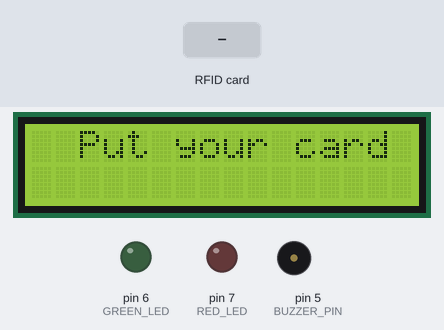
A sketch run on a simulated Arduino Uno, built with avr-gcc and run on an emulated ATmega328P. On the bench: 16×2 character LCD, output pins drawn as LEDs (lit = HIGH), buzzer (waves = sounding, pin HIGH). The inputs (shaded band) are chosen by the test bench. Pins used as bus, display or sensor lines are not drawn; what the sketch prints to the serial monitor is not drawn.

Above: at 1.3 s.
1.4 s: RFID card BC 0A D5 05 held to the reader
At 1.5 s:
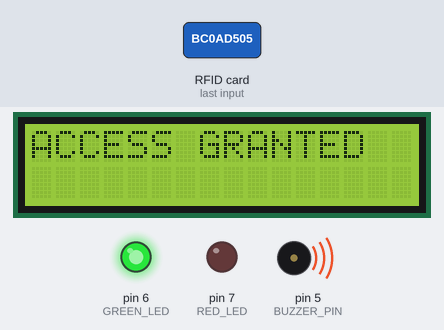
At 3.1 s:
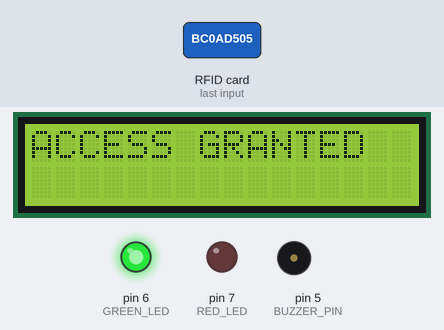
4.4 s: RFID card 5E 7A 19 C4 held to the reader
At 5.8 s:
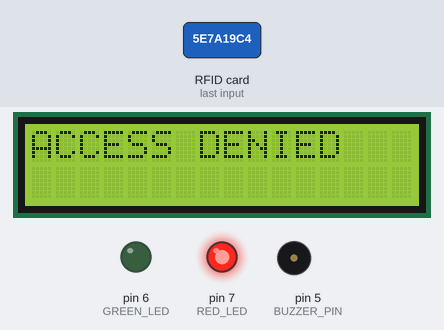
Timing chart, 0 to 8.6 s (numbered marks = the images above; inputs shaded):
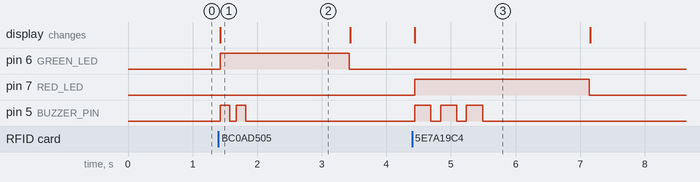

The sketch:

new_rfid.ino
```cpp
#include <LiquidCrystal_I2C.h>
#include <SPI.h>
#include <MFRC522.h>

#define RST_PIN 9
#define SS_PIN 10

#define BUZZER_PIN 5
#define GREEN_LED 6
#define RED_LED 7

// Authorized RFID UID
String authorizedUID = "BC 0A D5 05";

LiquidCrystal_I2C lcd(0x27, 16, 2);
MFRC522 mfrc522(SS_PIN, RST_PIN);

//---------------- BUZZER FUNCTIONS ----------------//

// Active HIGH buzzer
void buzzerOn() {
  digitalWrite(BUZZER_PIN, HIGH);
}

void buzzerOff() {
  digitalWrite(BUZZER_PIN, LOW);
}

void successBeep() {
  for (int i = 0; i < 2; i++) {
    buzzerOn();
    delay(150);
    buzzerOff();
    delay(100);
  }
}

void errorBeep() {
  for (int i = 0; i < 3; i++) {
    buzzerOn();
    delay(250);
    buzzerOff();
    delay(150);
  }
}

//--------------------------------------------------//

void setup() {

  Serial.begin(9600);

  lcd.init();
  lcd.backlight();

  SPI.begin();
  mfrc522.PCD_Init();

  pinMode(BUZZER_PIN, OUTPUT);
  pinMode(GREEN_LED, OUTPUT);
  pinMode(RED_LED, OUTPUT);

  // Keep buzzer OFF at startup
  buzzerOff();

  digitalWrite(GREEN_LED, LOW);
  digitalWrite(RED_LED, LOW);

  lcd.setCursor(2, 0);
  lcd.print("Put your card");
}

void loop() {

  if (!mfrc522.PICC_IsNewCardPresent())
    return;

  if (!mfrc522.PICC_ReadCardSerial())
    return;

  String cardUID = "";

  for (byte i = 0; i < mfrc522.uid.size; i++) {

    if (mfrc522.uid.uidByte[i] < 0x10)
      cardUID += "0";

    cardUID += String(mfrc522.uid.uidByte[i], HEX);

    if (i != mfrc522.uid.size - 1)
      cardUID += " ";
  }

  cardUID.toUpperCase();

  Serial.print("Card UID: ");
  Serial.println(cardUID);

  lcd.clear();

  // ================= AUTHORIZED =================

  if (cardUID == authorizedUID) {

    lcd.setCursor(0, 0);
    lcd.print("ACCESS GRANTED");

    digitalWrite(GREEN_LED, HIGH);
    digitalWrite(RED_LED, LOW);

    successBeep();

    delay(1500);

    digitalWrite(GREEN_LED, LOW);
  }

  // ================= UNAUTHORIZED =================

  else {

    lcd.setCursor(0, 0);
    lcd.print("ACCESS DENIED");

    digitalWrite(RED_LED, HIGH);
    digitalWrite(GREEN_LED, LOW);

    errorBeep();

    delay(1500);

    digitalWrite(RED_LED, LOW);
  }

  // Ensure buzzer is OFF
  buzzerOff();

  mfrc522.PICC_HaltA();
  mfrc522.PCD_StopCrypto1();

  lcd.clear();
  lcd.setCursor(2, 0);
  lcd.print("Put your card");
}
```

Measured:
- after the input at 1.4 s, pin 6 (GREEN_LED): LOW → HIGH at once, → LOW 2.0 s later; pin 5 (BUZZER_PIN): alternates HIGH for 0.15 s and LOW for 0.10 s, 4 changes in all, then stays LOW, starting at once; the display: changes at once (image 1)
- after the input at 4.4 s, pin 7 (RED_LED): LOW → HIGH at once, → LOW 2.7 s later; pin 5 (BUZZER_PIN): alternates HIGH for 0.25 s and LOW for 0.15 s, 6 changes in all, then stays LOW, starting at once; the display: changes at once (image 3)
- what the display in image 1 shows lasts 2.0 s, from 1.4 s to 3.4 s
